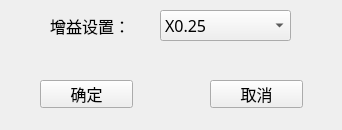
<?xml version="1.0" encoding="UTF-8"?>
<ui version="4.0">
 <class>FormResp</class>
 <widget class="QWidget" name="FormResp">
  <property name="geometry">
   <rect>
    <x>0</x>
    <y>0</y>
    <width>342</width>
    <height>130</height>
   </rect>
  </property>
  <property name="windowTitle">
   <string>呼吸参数设置</string>
  </property>
  <widget class="QComboBox" name="gainComboBox">
   <property name="geometry">
    <rect>
     <x>160</x>
     <y>10</y>
     <width>131</width>
     <height>31</height>
    </rect>
   </property>
   <property name="font">
    <font>
     <family>宋体</family>
     <pointsize>12</pointsize>
    </font>
   </property>
   <item>
    <property name="text">
     <string>X0.25</string>
    </property>
   </item>
   <item>
    <property name="text">
     <string>X0.5</string>
    </property>
   </item>
   <item>
    <property name="text">
     <string>X1</string>
    </property>
   </item>
   <item>
    <property name="text">
     <string>X2</string>
    </property>
   </item>
   <item>
    <property name="text">
     <string>X4</string>
    </property>
   </item>
  </widget>
  <widget class="QPushButton" name="cancelButton">
   <property name="geometry">
    <rect>
     <x>210</x>
     <y>80</y>
     <width>93</width>
     <height>28</height>
    </rect>
   </property>
   <property name="font">
    <font>
     <family>宋体</family>
     <pointsize>12</pointsize>
    </font>
   </property>
   <property name="text">
    <string>取消</string>
   </property>
  </widget>
  <widget class="QPushButton" name="okButton">
   <property name="geometry">
    <rect>
     <x>40</x>
     <y>80</y>
     <width>93</width>
     <height>28</height>
    </rect>
   </property>
   <property name="font">
    <font>
     <family>宋体</family>
     <pointsize>12</pointsize>
    </font>
   </property>
   <property name="text">
    <string>确定</string>
   </property>
  </widget>
  <widget class="QLabel" name="label">
   <property name="geometry">
    <rect>
     <x>50</x>
     <y>10</y>
     <width>91</width>
     <height>31</height>
    </rect>
   </property>
   <property name="font">
    <font>
     <family>宋体</family>
     <pointsize>12</pointsize>
    </font>
   </property>
   <property name="text">
    <string>增益设置：</string>
   </property>
  </widget>
 </widget>
 <resources/>
 <connections/>
</ui>
